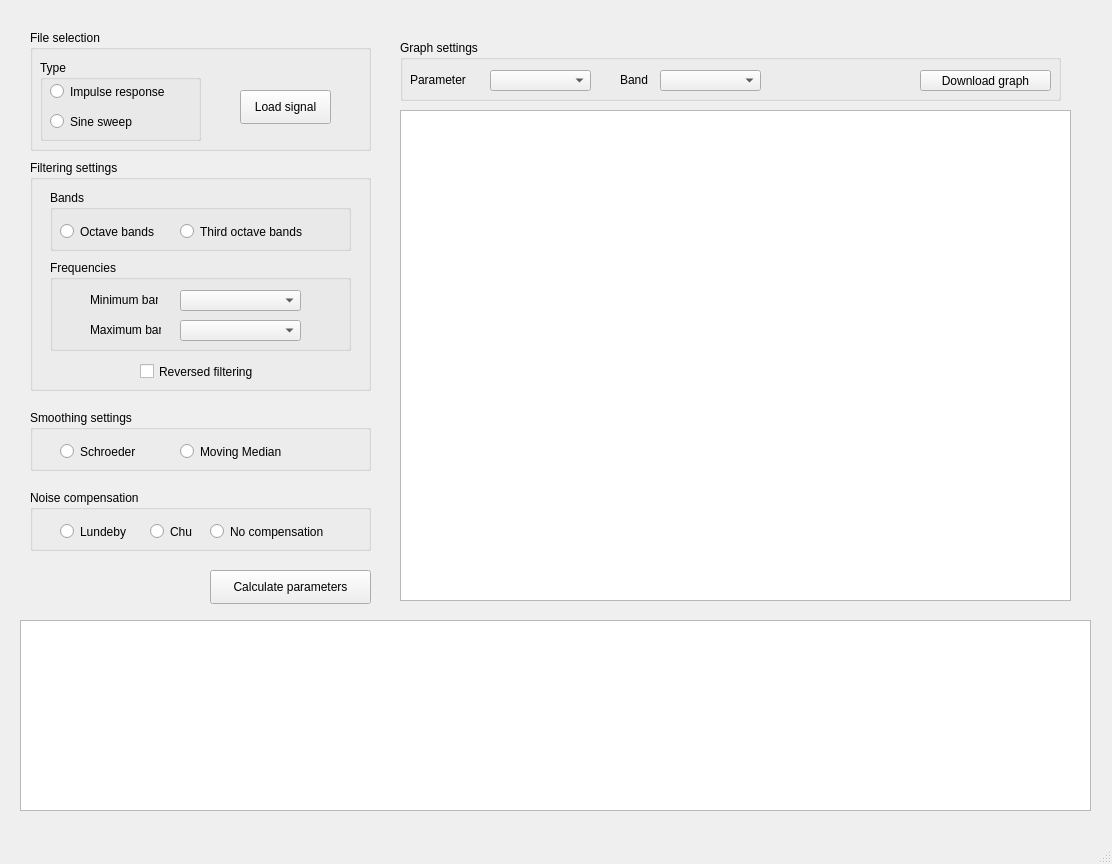
<?xml version="1.0" encoding="UTF-8"?>
<ui version="4.0">
 <class>MainWindow</class>
 <widget class="QMainWindow" name="MainWindow">
  <property name="geometry">
   <rect>
    <x>0</x>
    <y>0</y>
    <width>1112</width>
    <height>864</height>
   </rect>
  </property>
  <property name="windowTitle">
   <string>Room Impulse Response </string>
  </property>
  <widget class="QWidget" name="centralwidget">
   <widget class="QTableWidget" name="tableWidget">
    <property name="geometry">
     <rect>
      <x>20</x>
      <y>620</y>
      <width>1071</width>
      <height>191</height>
     </rect>
    </property>
   </widget>
   <widget class="QWidget" name="widget" native="true">
    <property name="geometry">
     <rect>
      <x>380</x>
      <y>30</y>
      <width>711</width>
      <height>581</height>
     </rect>
    </property>
    <widget class="QGraphicsView" name="graphicsView">
     <property name="geometry">
      <rect>
       <x>20</x>
       <y>80</y>
       <width>671</width>
       <height>491</height>
      </rect>
     </property>
    </widget>
    <widget class="QGroupBox" name="groupBox_3">
     <property name="geometry">
      <rect>
       <x>20</x>
       <y>10</y>
       <width>661</width>
       <height>61</height>
      </rect>
     </property>
     <property name="title">
      <string>Graph settings</string>
     </property>
     <widget class="QComboBox" name="comboBox_3">
      <property name="geometry">
       <rect>
        <x>260</x>
        <y>30</y>
        <width>101</width>
        <height>21</height>
       </rect>
      </property>
     </widget>
     <widget class="QLabel" name="label_4">
      <property name="geometry">
       <rect>
        <x>220</x>
        <y>30</y>
        <width>68</width>
        <height>19</height>
       </rect>
      </property>
      <property name="text">
       <string>Band</string>
      </property>
     </widget>
     <widget class="QComboBox" name="comboBox_4">
      <property name="geometry">
       <rect>
        <x>90</x>
        <y>30</y>
        <width>101</width>
        <height>21</height>
       </rect>
      </property>
     </widget>
     <widget class="QLabel" name="label_5">
      <property name="geometry">
       <rect>
        <x>10</x>
        <y>30</y>
        <width>81</width>
        <height>19</height>
       </rect>
      </property>
      <property name="text">
       <string>Parameter</string>
      </property>
     </widget>
     <widget class="QPushButton" name="pushButton">
      <property name="geometry">
       <rect>
        <x>520</x>
        <y>30</y>
        <width>131</width>
        <height>21</height>
       </rect>
      </property>
      <property name="text">
       <string>Download graph</string>
      </property>
     </widget>
    </widget>
   </widget>
   <widget class="QGroupBox" name="groupBox">
    <property name="geometry">
     <rect>
      <x>30</x>
      <y>160</y>
      <width>341</width>
      <height>231</height>
     </rect>
    </property>
    <property name="title">
     <string>Filtering settings</string>
    </property>
    <widget class="QGroupBox" name="groupBox_4">
     <property name="geometry">
      <rect>
       <x>20</x>
       <y>30</y>
       <width>301</width>
       <height>61</height>
      </rect>
     </property>
     <property name="title">
      <string>Bands</string>
     </property>
     <widget class="QRadioButton" name="radioButton">
      <property name="geometry">
       <rect>
        <x>10</x>
        <y>30</y>
        <width>121</width>
        <height>23</height>
       </rect>
      </property>
      <property name="text">
       <string>Octave bands</string>
      </property>
     </widget>
     <widget class="QRadioButton" name="radioButton_2">
      <property name="geometry">
       <rect>
        <x>130</x>
        <y>30</y>
        <width>151</width>
        <height>23</height>
       </rect>
      </property>
      <property name="text">
       <string>Third octave bands</string>
      </property>
     </widget>
    </widget>
    <widget class="QGroupBox" name="groupBox_5">
     <property name="geometry">
      <rect>
       <x>20</x>
       <y>100</y>
       <width>301</width>
       <height>91</height>
      </rect>
     </property>
     <property name="title">
      <string>Frequencies</string>
     </property>
     <widget class="QLabel" name="label_2">
      <property name="geometry">
       <rect>
        <x>40</x>
        <y>30</y>
        <width>68</width>
        <height>19</height>
       </rect>
      </property>
      <property name="text">
       <string>Minimum band</string>
      </property>
     </widget>
     <widget class="QLabel" name="label_3">
      <property name="geometry">
       <rect>
        <x>40</x>
        <y>60</y>
        <width>71</width>
        <height>19</height>
       </rect>
      </property>
      <property name="text">
       <string>Maximum band</string>
      </property>
     </widget>
     <widget class="QComboBox" name="comboBox">
      <property name="geometry">
       <rect>
        <x>130</x>
        <y>30</y>
        <width>121</width>
        <height>21</height>
       </rect>
      </property>
     </widget>
     <widget class="QComboBox" name="comboBox_2">
      <property name="geometry">
       <rect>
        <x>130</x>
        <y>60</y>
        <width>121</width>
        <height>21</height>
       </rect>
      </property>
     </widget>
    </widget>
    <widget class="QCheckBox" name="checkBox_4">
     <property name="geometry">
      <rect>
       <x>110</x>
       <y>200</y>
       <width>121</width>
       <height>23</height>
      </rect>
     </property>
     <property name="text">
      <string>Reversed filtering</string>
     </property>
    </widget>
   </widget>
   <widget class="QGroupBox" name="groupBox_2">
    <property name="geometry">
     <rect>
      <x>30</x>
      <y>410</y>
      <width>341</width>
      <height>61</height>
     </rect>
    </property>
    <property name="title">
     <string>Smoothing settings</string>
    </property>
    <widget class="QRadioButton" name="radioButton_3">
     <property name="geometry">
      <rect>
       <x>30</x>
       <y>30</y>
       <width>119</width>
       <height>23</height>
      </rect>
     </property>
     <property name="text">
      <string>Schroeder</string>
     </property>
    </widget>
    <widget class="QRadioButton" name="radioButton_4">
     <property name="geometry">
      <rect>
       <x>150</x>
       <y>30</y>
       <width>151</width>
       <height>23</height>
      </rect>
     </property>
     <property name="text">
      <string>Moving Median</string>
     </property>
    </widget>
   </widget>
   <widget class="QGroupBox" name="groupBox_6">
    <property name="geometry">
     <rect>
      <x>30</x>
      <y>30</y>
      <width>341</width>
      <height>121</height>
     </rect>
    </property>
    <property name="title">
     <string>File selection</string>
    </property>
    <widget class="QPushButton" name="pushButton_2">
     <property name="geometry">
      <rect>
       <x>210</x>
       <y>60</y>
       <width>91</width>
       <height>34</height>
      </rect>
     </property>
     <property name="text">
      <string>Load signal</string>
     </property>
    </widget>
    <widget class="QGroupBox" name="groupBox_7">
     <property name="geometry">
      <rect>
       <x>10</x>
       <y>30</y>
       <width>161</width>
       <height>81</height>
      </rect>
     </property>
     <property name="title">
      <string>Type</string>
     </property>
     <widget class="QRadioButton" name="radioButton_5">
      <property name="geometry">
       <rect>
        <x>10</x>
        <y>20</y>
        <width>141</width>
        <height>23</height>
       </rect>
      </property>
      <property name="text">
       <string>Impulse response</string>
      </property>
     </widget>
     <widget class="QRadioButton" name="radioButton_6">
      <property name="geometry">
       <rect>
        <x>10</x>
        <y>50</y>
        <width>119</width>
        <height>23</height>
       </rect>
      </property>
      <property name="text">
       <string>Sine sweep</string>
      </property>
     </widget>
    </widget>
   </widget>
   <widget class="QPushButton" name="pushButton_3">
    <property name="geometry">
     <rect>
      <x>210</x>
      <y>570</y>
      <width>161</width>
      <height>34</height>
     </rect>
    </property>
    <property name="text">
     <string>Calculate parameters</string>
    </property>
   </widget>
   <widget class="QGroupBox" name="groupBox_8">
    <property name="geometry">
     <rect>
      <x>30</x>
      <y>490</y>
      <width>341</width>
      <height>61</height>
     </rect>
    </property>
    <property name="title">
     <string>Noise compensation</string>
    </property>
    <widget class="QRadioButton" name="radioButton_7">
     <property name="geometry">
      <rect>
       <x>30</x>
       <y>30</y>
       <width>119</width>
       <height>23</height>
      </rect>
     </property>
     <property name="text">
      <string>Lundeby</string>
     </property>
    </widget>
    <widget class="QRadioButton" name="radioButton_8">
     <property name="geometry">
      <rect>
       <x>120</x>
       <y>30</y>
       <width>151</width>
       <height>23</height>
      </rect>
     </property>
     <property name="text">
      <string>Chu</string>
     </property>
    </widget>
    <widget class="QRadioButton" name="radioButton_9">
     <property name="geometry">
      <rect>
       <x>180</x>
       <y>30</y>
       <width>141</width>
       <height>23</height>
      </rect>
     </property>
     <property name="text">
      <string>No compensation</string>
     </property>
    </widget>
   </widget>
  </widget>
  <widget class="QMenuBar" name="menubar">
   <property name="geometry">
    <rect>
     <x>0</x>
     <y>0</y>
     <width>1112</width>
     <height>22</height>
    </rect>
   </property>
  </widget>
  <widget class="QStatusBar" name="statusbar"/>
 </widget>
 <resources/>
 <connections/>
</ui>
